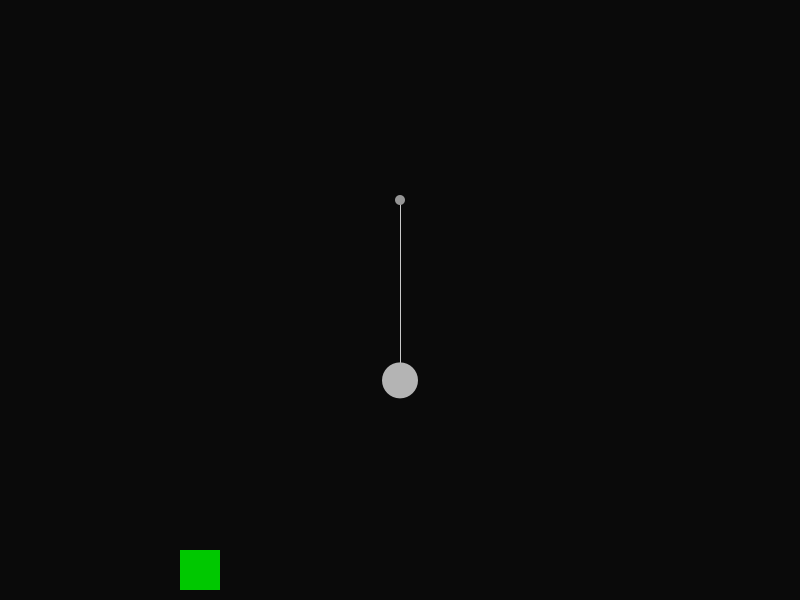
Frame 1 (no input)
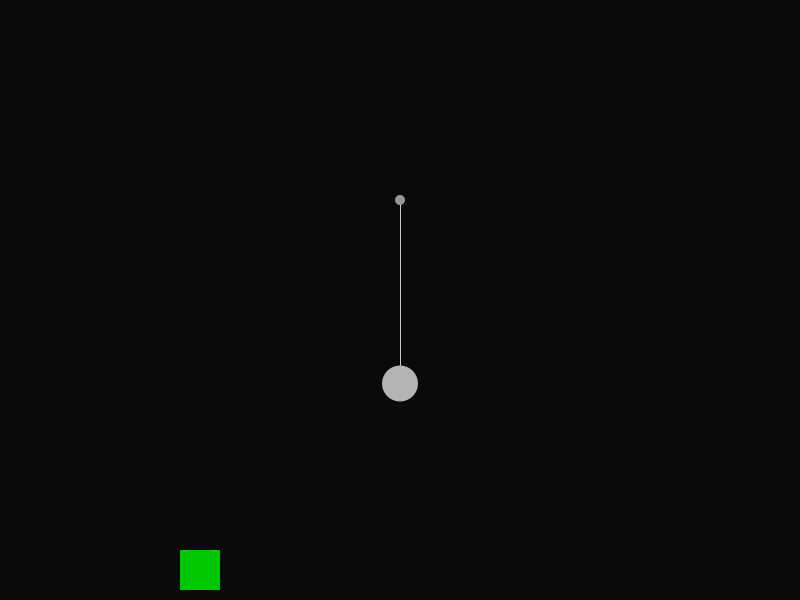
Frame 60 (the mouse pressed at the canvas centre just before this capture)
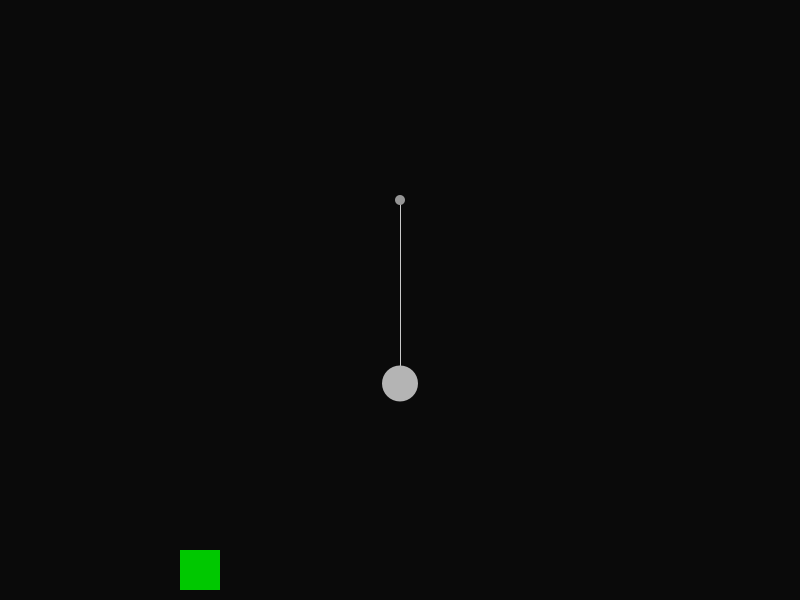
Frame 120 (the mouse held since frame 60 and released just before this capture)

The Processing sketch that drew these frames (run headless with seeded random() and noise(); from frame 60 on, the mouse is pressed at the canvas centre):

// Processing sketch: jv_tp1
// ── jv_tp1.pde

Joueur joueur;
Ennemi ennemi;

int currentTime;
int previousTime;
int deltaTime;

void setup() {
  size(800, 600);

  currentTime = millis();
  previousTime = millis();

  joueur = new Joueur(200, height - 30);

  PVector ancrage = new PVector(width / 2, 200);
  ennemi = new Ennemi(ancrage, 180); 
  ennemi.setDistance(200, 240);
}

void draw() {
  currentTime = millis();
  deltaTime = currentTime - previousTime;
  previousTime = currentTime;
  
  background(10);

  ennemi.update(deltaTime, joueur.location);
  joueur.update(deltaTime);

  ennemi.display();
  joueur.display();

}

void keyPressed() {
  if (key == 'a' || key == 'A') joueur.versLaGauche = true;
  if (key == 'd' || key == 'D') joueur.versLaDroite = true;
}

void keyReleased() {
  if (key == 'a' || key == 'A') joueur.versLaGauche = false;
  if (key == 'd' || key == 'D') joueur.versLaDroite = false;
}

// ── Ennemi.pde
enum StatutMonstre {
  DORMANT,
  HOSTILE
}

class Ennemi {

  PVector location;
  PVector velocity;
  PVector acceleration;

  PVector ancrage;      
  float longueurNormal; 
  float longueurMax;

  float raideur = 0.12;       
  float amortissement = 0.95;  
  float forceAttaque = 0.8;   
  float gravite = 0.4;       

  float rayon = 18;

  StatutMonstre statut = StatutMonstre.DORMANT;

  float seuilProche = 190;
  float seuilLoin = 210;

  Ennemi(PVector ancre, float repos) {
    ancrage = ancre.copy();
    longueurNormal = repos;
    longueurMax = longueurNormal + 100;

    location = new PVector(ancrage.x, ancrage.y + longueurNormal);
    velocity = new PVector();
    acceleration = new PVector();
  }

  void setDistance(float proche, float loin) {
    seuilProche = proche;
    seuilLoin = loin;
  }

  void applyForce(PVector f) {
    acceleration.add(f);
  }

  void miseAJourStatut(float distanceAuJoueur) {
    switch (statut) {
      case DORMANT:
        if (distanceAuJoueur < seuilProche) {
          statut = StatutMonstre.HOSTILE;
        }
        break;
      case HOSTILE:
        if (distanceAuJoueur > seuilLoin) {
          statut = StatutMonstre.DORMANT;
        }
        break;
    }
  }

  PVector calculTensionRessort() {
    PVector tige = PVector.sub(location, ancrage);
    float longueur = tige.mag();
    float delta = longueur - longueurNormal;

    PVector direction = tige.copy();
    direction.normalize();

    return direction.mult(-raideur * delta);
  }

  PVector calculPoursuite(PVector cible) {
    PVector versLaCible = PVector.sub(cible, location);
    versLaCible.normalize();
    versLaCible.mult(forceAttaque);
    return versLaCible;
  }

  void contraindreLongueur() {
    PVector tige = PVector.sub(location, ancrage);

    if (tige.mag() > longueurMax) {
      tige.setMag(longueurMax);
      location = PVector.add(ancrage, tige);
    }
  }

  void update(int dt, PVector cible) {
    float d = PVector.dist(location, cible);
    miseAJourStatut(d);

    applyForce(new PVector(0, gravite));
    applyForce(calculTensionRessort());

    if (statut == StatutMonstre.HOSTILE) {
      applyForce(calculPoursuite(cible));
    }

    velocity.add(acceleration);
    velocity.mult(amortissement);
    location.add(velocity);
    acceleration.mult(0);

    contraindreLongueur();
  }

  void display() {
    stroke(200);
    line(ancrage.x, ancrage.y, location.x, location.y);

    noStroke();
    fill(150);
    circle(ancrage.x, ancrage.y, 10);

    noStroke();
    color teinte = (statut == StatutMonstre.HOSTILE) ? color(220, 30, 30) : color(180);
    fill(teinte);
    circle(location.x, location.y, rayon * 2);
  }
}

// ── Joueur.pde

class Joueur {

  PVector location;
  float rayon = 20;
  float vitesse = 200; 

  boolean versLaGauche = false;
  boolean versLaDroite = false;

  Joueur(float x, float y) {
    location = new PVector(x, y);
  }

  void update(int dt) {
    float dtSecondes = dt / 1000.0;

    if (versLaGauche) {
      location.x -= vitesse * dtSecondes;
    }
    if (versLaDroite) {
      location.x += vitesse * dtSecondes;
    }
    location.x = constrain(location.x, rayon, width - rayon);
  }

  void display() {
    noStroke();
    fill(0, 200, 0);
    rect(location.x - rayon, location.y - rayon, rayon * 2, rayon * 2);
  }
}
